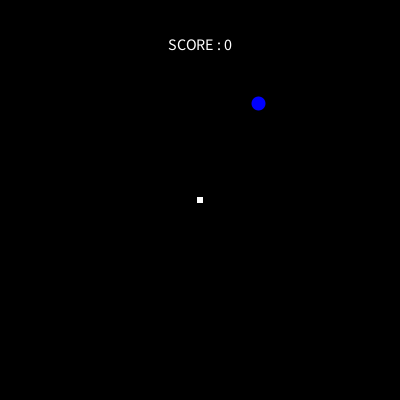
Frame 1 (no input)
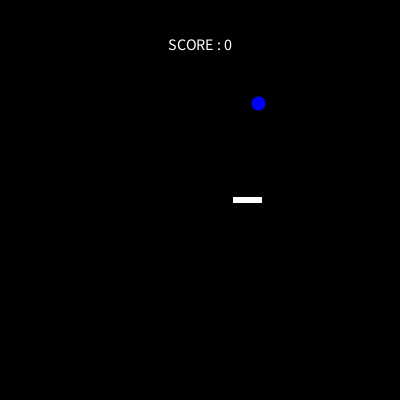
Frame 60 (the mouse pressed at the canvas centre just before this capture)
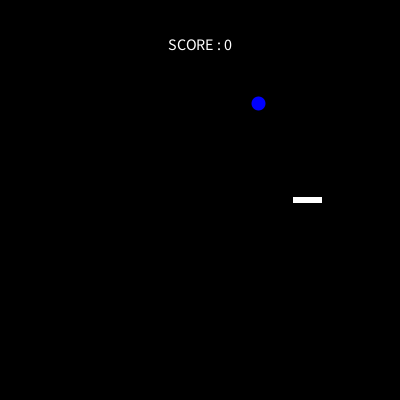
Frame 120 (the mouse held since frame 60 and released just before this capture)

The Processing sketch that drew these frames (run headless with seeded random() and noise(); from frame 60 on, the mouse is pressed at the canvas centre):

// Processing sketch: processing_100837
// ── processing_100837.pde

void setup() {
  size(400, 400);
  rectMode(CENTER);
  dir = 0;

  appleXPos = random(width);
  appleYPos = random(height);

  expandSnake();

  for (int i = 0; i < xpos.length; i++) {
    xpos[i] = width/2;
    ypos[i] = height/2;
  }

  frameRate(150);
}

float[] xpos = new float[1];
float[] ypos = new float[1];

int trail = 10;

int dir;

int score;

float appleXPos, appleYPos;

boolean go = true;

void draw() {
  background(0);
  if (go) {
    apple();
    moveUpArray();
    move();
    changeDir();
    goThroughWalls();
    collide();
    showScore();
  } 
  else {
    startScreen();
  }
}  

void apple() {
  stroke(0, 0, 255);
  strokeWeight(14);
  point(appleXPos, appleYPos);
  stroke(255);
  strokeWeight(5);
}

void expandSnake() {
  for (int i = 0; i < 15; i++) {
    trail++;
    xpos = expand(xpos, trail);
    ypos = expand(ypos, trail);
    xpos[xpos.length-1] = xpos[xpos.length-2];
    ypos[ypos.length-1] = ypos[ypos.length-2];
  }
}

void moveUpArray() {
  for (int i = 0; i < xpos.length-1; i++) {
    xpos[i] = xpos[i+1];
    ypos[i] = ypos[i+1];
    //point(xpos[i], ypos[i]);
    rect(xpos[i], ypos[i], 1, 1);
  }
}

void move() {
  if (dir == 0) {
    xpos[xpos.length-1]++;
  } 
  else if (dir == 1) {
    ypos[ypos.length-1]++;
  } 
  else if (dir == 2) {
    xpos[xpos.length-1]--;
  } 
  else if (dir == 3) {
    ypos[ypos.length-1]--;
  }
}

void changeDir() {
  if (keyPressed) {
    if ((keyCode == UP || key == 'w') && dir != 1) {
      dir = 3;
    }
    if ((keyCode == LEFT || key == 'a') && dir != 0) {
      dir = 2;
    }
    if ((keyCode == DOWN || key == 's') && dir != 3) {
      dir = 1;
    }
    if ((keyCode == RIGHT || key == 'd') && dir != 2) {
      dir = 0;
    }
  }
}

void goThroughWalls() {
  if (xpos[xpos.length-1] >= width) {
    xpos[xpos.length-1] = 1;
  }
  if (xpos[xpos.length-1] <= 0) {
    xpos[xpos.length-1] = width-1;
  }

  if (ypos[ypos.length-1] >= height) {
    ypos[ypos.length-1] = 1;
  }
  if (ypos[ypos.length-1] <= 0) {
    ypos[ypos.length-1] = height-1;
  }
}

void collide() {
  if (dir == 0) {
    if (get((int)xpos[xpos.length-1]+5, (int)ypos[ypos.length-1]) == color(255)) {
      go = false;
    } 
    else if (get((int)xpos[xpos.length-1]+5, (int)ypos[ypos.length-1]) == color(0, 0, 255)) {
      appleXPos = random(width);
      appleYPos = random(height);
      expandSnake();
      score++;
    }
  } 

  if (dir == 1) {
    if (get((int)xpos[xpos.length-1], (int)ypos[ypos.length-1]+5) == color(255)) {
      go = false;
    } 
    else if (get((int)xpos[xpos.length-1], (int)ypos[ypos.length-1]+5) == color(0, 0, 255)) {
      appleXPos = random(width);
      appleYPos = random(height);
      expandSnake();
      score++;
    }
  } 

  if (dir == 2) {
    if (get((int)xpos[xpos.length-1]-5, (int)ypos[ypos.length-1]) == color(255)) {
      go = false;
    } 
    else if (get((int)xpos[xpos.length-1]-5, (int)ypos[ypos.length-1]) == color(0, 0, 255)) {
      appleXPos = random(width);
      appleYPos = random(height);
      expandSnake();
      score++;
    }
  } 

  if (dir == 3) {
    if (get((int)xpos[xpos.length-1], (int)ypos[ypos.length-1]-5) == color(255)) {
      go = false;
    } 
    else if (get((int)xpos[xpos.length-1], (int)ypos[ypos.length-1]-5) == color(0, 0, 255)) {
      appleXPos = random(width);
      appleYPos = random(height);
      expandSnake();
      score++;
    }
  }
}

void showScore() {
  textSize(16);
  textAlign(CENTER);
  text("SCORE : " + score, width/2, height/8);
}

void startScreen() {
  textSize(50);
  text("SCORE : " + score, width/2, height/3);
  textSize(25);
  text("- press space to restart -", width/2, height*2/3);
}

void keyReleased() {
  if (go == false) {
    if (key == ' ') {
      dir = 0;
      score = 0;
      appleXPos = random(width);
      appleYPos = random(height);      
      trail = 10;
      expandSnake();
      for (int i = 0; i < xpos.length; i++) {
        xpos[i] = width/2;
        ypos[i] = height/2;
      }
      go = true;
    }
  }
}


void reset() {
  go = true;
}
